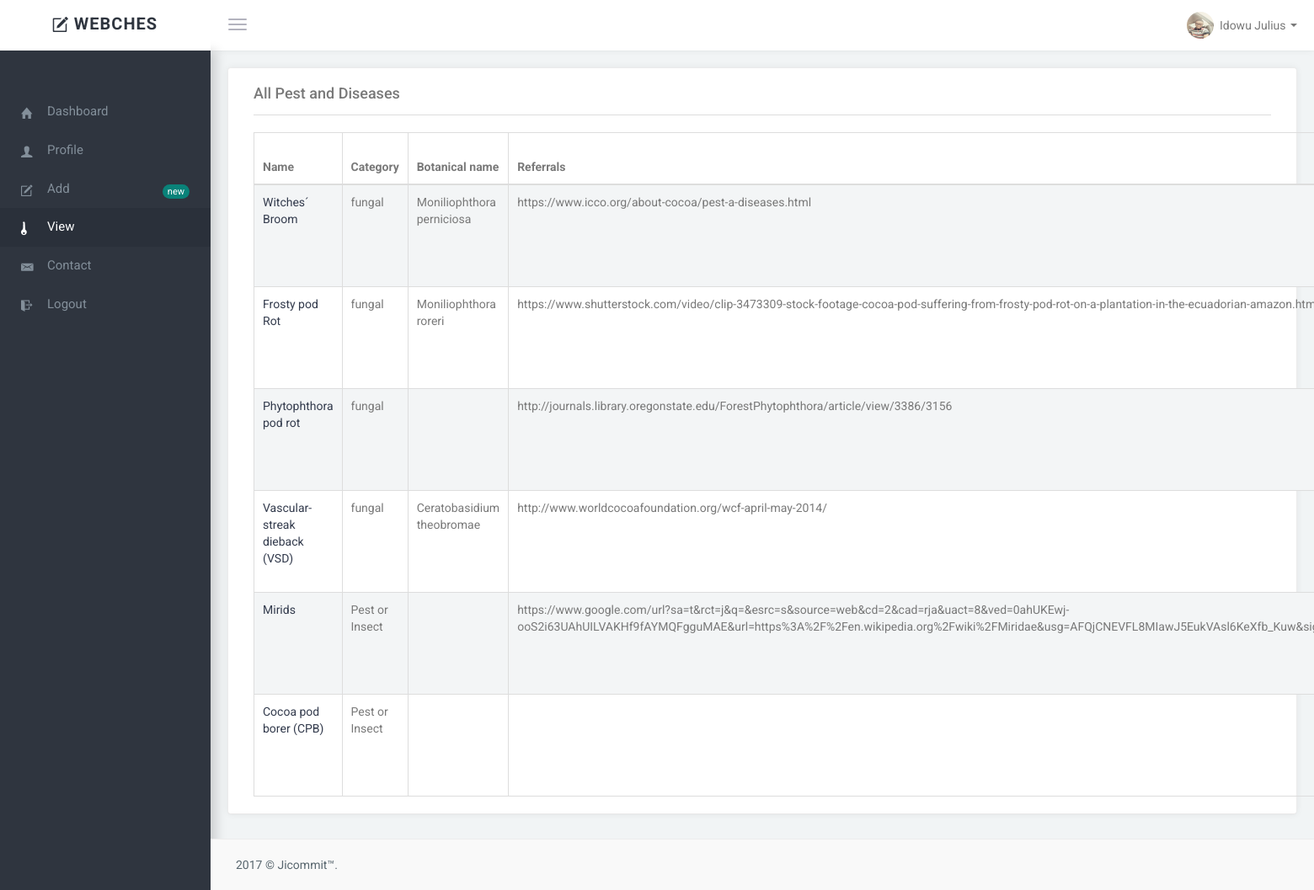
/all_diseases/ (signed in), run on an earlier commit of the app's database.
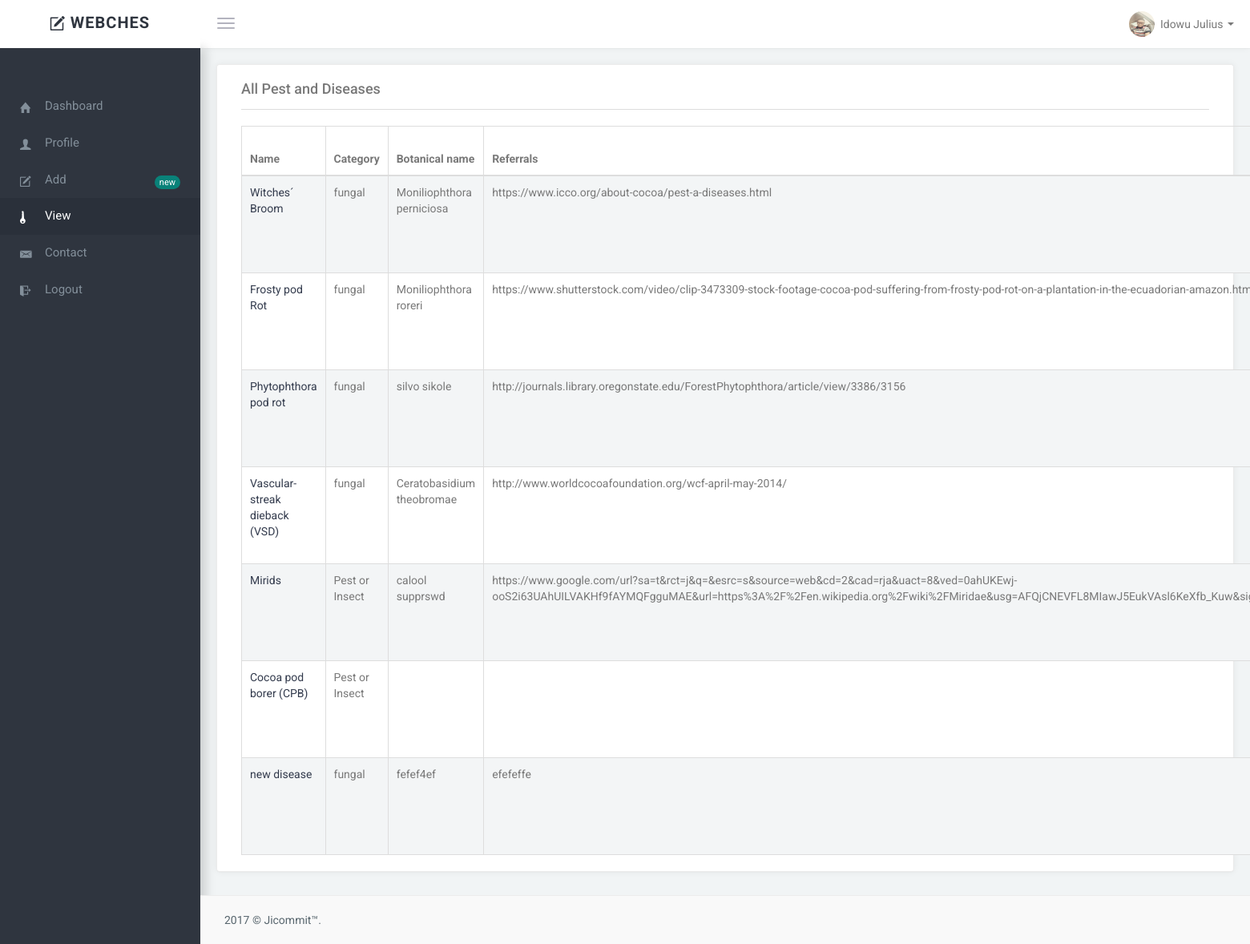
And on a later commit of the database.
### webches/models.py (models this page shows, shortened)
class Disease(models.Model):
    Disease_Name = models.CharField(max_length=200)
    details = models.TextField()
    symptoms = models.TextField()
    image = models.ImageField()
    published = 'p'
    draft = 'd'
    status_choices = ((published, 'published'), (draft, 'draft'))
    status = models.CharField(
        max_length=1, choices=status_choices, default=draft)
    solutions = models.TextField()
    Disease_Category = models.ForeignKey(Category, on_delete=models.CASCADE)
    referrals = models.CharField(max_length=3000, blank=True)
    botanical_name = models.CharField(max_length=200, blank=True)
    date_added = models.DateTimeField(auto_now_add=True)
    updated_at = models.DateTimeField(auto_now=True)

class Category(models.Model):
    cat_name = models.CharField(max_length=200)
    detail = models.TextField()
    def __str__(self):
        return self.cat_name
    class Meta:
        verbose_name_plural = "categories"

### webches/views.py (the view)
# urls.py: url(r'^all_diseases/$', views.view_diseases, name="view"),
@login_required(login_url="/login")
def view_diseases(request):
    obj = Disease.objects.all().filter(status=Disease.published)
    return render(request, "view.html", {'obj': obj})

### webches/templates/view.html (shortened to what the changed rows need)
{% load staticfiles %}
<!DOCTYPE html>
<html lang="en">
<head>
        <link href="{% static 'view/css/bootstrap.min.css' %}" rel="stylesheet">
        <link href="{% static 'view/css/bootstrap-reset.css' %}" rel="stylesheet">
        <link href="{% static 'view/css/animate.css' %}" rel="stylesheet">
        <link href="{% static 'view/assets/font-awesome/css/font-awesome.css' %}" rel="stylesheet" />
        <link href="{% static 'view/assets/ionicon/css/ionicons.min.css' %}" rel="stylesheet" />
        <link rel="stylesheet" href="{% static 'view/assets/morris/morris.css' %}">
        <link href="{% static 'view/assets/sweet-alert/sweet-alert.min.css' %}" rel="stylesheet">
        <link href="{% static 'view/css/style.css' %}" rel="stylesheet">
        <link href="{% static 'view/css/helper.css' %}" rel="stylesheet">
    </head>
    <body>
        <section class="content">
 {% block content %}
<div class="wraper container-fluid">
                <div class="row">
                {% include 'messages.html' %}
                    <div class="col-md-12">
                        <div class="panel panel-default">
                            <div class="panel-body">
                                <div class="row">
                                    <div class="col-md-12 col-sm-12 col-xs-12">
                                        <table id="datatable" class="table table-striped table-bordered">
                                            <thead>
                                                <tr>
                                                    <th>Name</th>
                                                    <th>Category</th>
                                                    <th>Botanical name</th>
                                                    <th> Referrals </th>
                                                </tr>
                                            </thead>
                                            <tbody>
                                            {% for j in obj %}
                                                <tr>
                                                    <td> <a href="{% url 'cocoa:update' pk=j.pk %}">{{ j.Disease_Name }}</a></td>
                                                    <td>{{ j.Disease_Category }}</td>
                                                    <td>{{ j.botanical_name }}</td>
                                                    <td>{{ j.referrals }}</td>
                                                </tr>
                                                {% endfor %}
                                            </tbody>
                                        </table>
                                    </div>
                                </div>
                            </div>
                        </div>
                    </div>
                </div>
            </div>
        </section>
    {% endblock %}
    </body>
</html>

What changed in the data, as far as the page shows it:
changed Disease "Phytophthora pod rot": botanical_name (not shown) → "silvo sikole"
changed Disease "Mirids": botanical_name (not shown) → "calool supprswd"
added Disease: Disease_Name "new disease", Disease_Category "fungal", botanical_name "fefef4ef", referrals "efefeffe"
